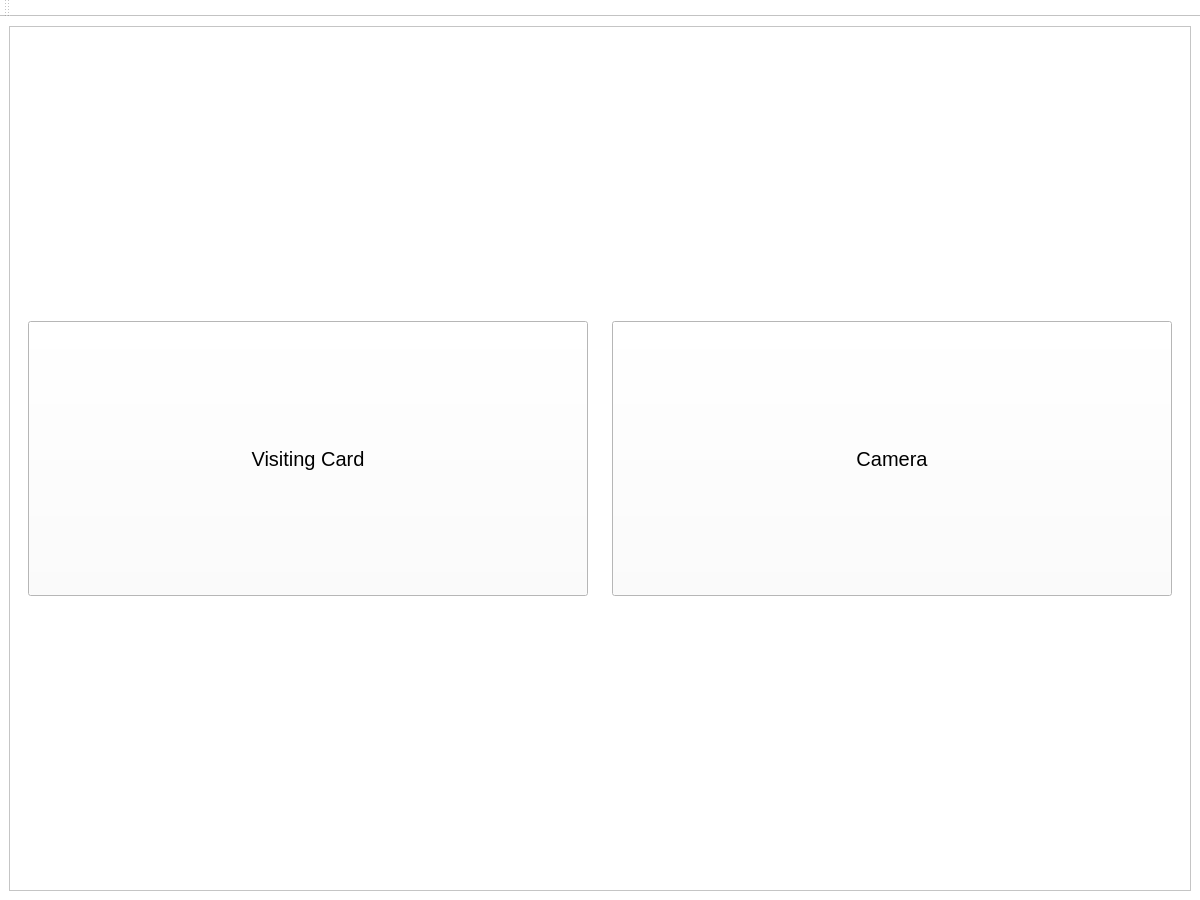
<?xml version="1.0" encoding="UTF-8"?>
<ui version="4.0">
 <class>MainWindow</class>
 <widget class="QMainWindow" name="MainWindow">
  <property name="geometry">
   <rect>
    <x>0</x>
    <y>0</y>
    <width>1200</width>
    <height>900</height>
   </rect>
  </property>
  <property name="windowTitle">
   <string>MainWindow</string>
  </property>
  <property name="styleSheet">
   <string notr="true">background-color: rgb(255, 255, 255);</string>
  </property>
  <widget class="QWidget" name="centralwidget">
   <layout class="QHBoxLayout" name="horizontalLayout">
    <item>
     <widget class="QFrame" name="frame">
      <property name="frameShape">
       <enum>QFrame::StyledPanel</enum>
      </property>
      <property name="frameShadow">
       <enum>QFrame::Raised</enum>
      </property>
      <layout class="QHBoxLayout" name="horizontalLayout_2">
       <item>
        <widget class="QWidget" name="widget" native="true">
         <layout class="QVBoxLayout" name="verticalLayout">
          <item>
           <spacer name="verticalSpacer">
            <property name="orientation">
             <enum>Qt::Vertical</enum>
            </property>
            <property name="sizeHint" stdset="0">
             <size>
              <width>20</width>
              <height>40</height>
             </size>
            </property>
           </spacer>
          </item>
          <item>
           <widget class="QPushButton" name="VisitingCard">
            <property name="sizePolicy">
             <sizepolicy hsizetype="Minimum" vsizetype="Expanding">
              <horstretch>0</horstretch>
              <verstretch>0</verstretch>
             </sizepolicy>
            </property>
            <property name="font">
             <font>
              <pointsize>15</pointsize>
             </font>
            </property>
            <property name="text">
             <string>Visiting Card</string>
            </property>
           </widget>
          </item>
          <item>
           <spacer name="verticalSpacer_2">
            <property name="orientation">
             <enum>Qt::Vertical</enum>
            </property>
            <property name="sizeHint" stdset="0">
             <size>
              <width>20</width>
              <height>40</height>
             </size>
            </property>
           </spacer>
          </item>
         </layout>
        </widget>
       </item>
       <item>
        <widget class="QWidget" name="widget_2" native="true">
         <layout class="QVBoxLayout" name="verticalLayout_2">
          <item>
           <spacer name="verticalSpacer_3">
            <property name="orientation">
             <enum>Qt::Vertical</enum>
            </property>
            <property name="sizeHint" stdset="0">
             <size>
              <width>20</width>
              <height>40</height>
             </size>
            </property>
           </spacer>
          </item>
          <item>
           <widget class="QPushButton" name="Camera">
            <property name="sizePolicy">
             <sizepolicy hsizetype="Minimum" vsizetype="Expanding">
              <horstretch>0</horstretch>
              <verstretch>0</verstretch>
             </sizepolicy>
            </property>
            <property name="font">
             <font>
              <pointsize>15</pointsize>
             </font>
            </property>
            <property name="text">
             <string>Camera</string>
            </property>
           </widget>
          </item>
          <item>
           <spacer name="verticalSpacer_4">
            <property name="orientation">
             <enum>Qt::Vertical</enum>
            </property>
            <property name="sizeHint" stdset="0">
             <size>
              <width>20</width>
              <height>40</height>
             </size>
            </property>
           </spacer>
          </item>
         </layout>
        </widget>
       </item>
      </layout>
     </widget>
    </item>
   </layout>
  </widget>
  <widget class="QToolBar" name="toolBar">
   <property name="windowTitle">
    <string>toolBar</string>
   </property>
   <attribute name="toolBarArea">
    <enum>TopToolBarArea</enum>
   </attribute>
   <attribute name="toolBarBreak">
    <bool>false</bool>
   </attribute>
  </widget>
 </widget>
 <resources/>
 <connections/>
</ui>
